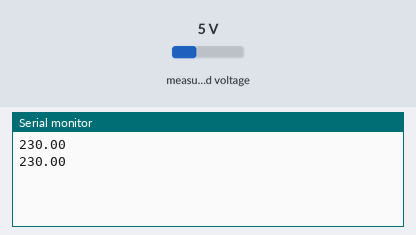
Recording of a sketch running on a simulated Arduino Uno, built with avr-gcc and run on an emulated ATmega328P. On the bench: the last lines printed to the serial monitor. Inputs (shaded band) come from the test bench; at power-on: measured voltage 5 V.

Above: at 1.8 s.
1.9 s: measured voltage set to 0.3 V
At 2.9 s:
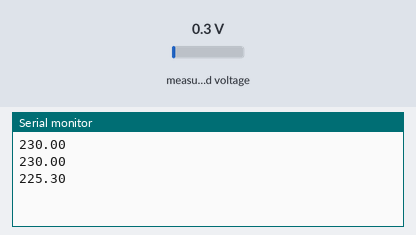
3.4 s: measured voltage set to 3.8 V
At 4.9 s:
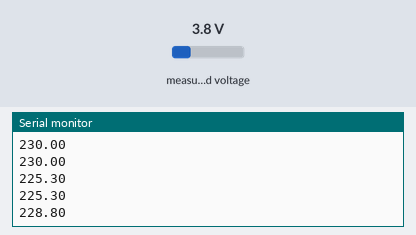
Timing chart, 0 to 6.4 s (numbered marks = the images above; inputs shaded):
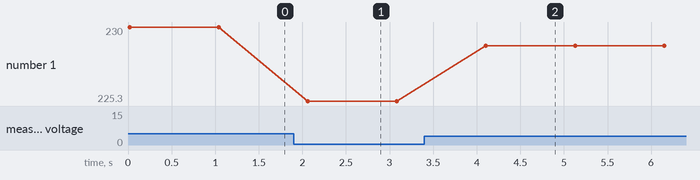

The sketch:

simple_usage_voltage_sensor.ino
```cpp
/**
 * This program shows you how to use the basics of this library.
*/

#include <ZMPT101B.h>

#define SENSITIVITY 470.000f

// ZMPT101B sensor output connected to analog pin A0
// and the voltage source frequency is 50 Hz.
ZMPT101B voltageSensor(A1, 50.0);

void setup() {
  Serial.begin(9600);
  // Change the sensitivity value based on value you got from the calibrate
  // example.
  voltageSensor.setSensitivity(SENSITIVITY);
}

void loop() {
  // read the voltage and then print via Serial.
  float voltage = voltageSensor.getRmsVoltage();
  Serial.println(voltage);

  delay(1000);
}
```

Measured:
- after the input at 1.9 s, the serial monitor: prints a new line after 0.16 s (image 1)
- after the input at 3.4 s, the serial monitor: prints a new line after 0.71 s (image 2)
- plotted number 1: 230 → 225.3 after the input at 1.9 s, 225.3 → 228.8 after the input at 3.4 s
